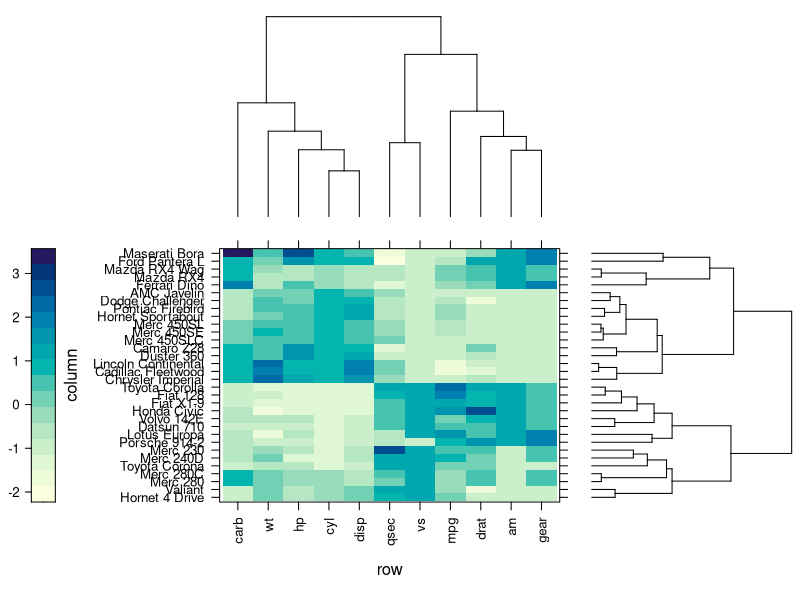

Write the R code that produced this figure.
library(latticeExtra)
data(mtcars)
x  <- t(as.matrix(scale(mtcars)))
dd.row <- as.dendrogram(hclust(dist(x)))
row.ord <- order.dendrogram(dd.row)

dd.col <- as.dendrogram(hclust(dist(t(x))))
col.ord <- order.dendrogram(dd.col)

library(lattice)

levelplot(x[row.ord, col.ord],
          aspect = "fill",
          scales = list(x = list(rot = 90)),
          colorkey = list(space = "left"),
          legend =
            list(right =
                   list(fun = dendrogramGrob,
                        args =
                          list(x = dd.col, ord = col.ord,
                               side = "right",
                               size = 10)),
                 top =
                   list(fun = dendrogramGrob,
                        args =
                          list(x = dd.row,
                               side = "top",
                               size = 10))))
